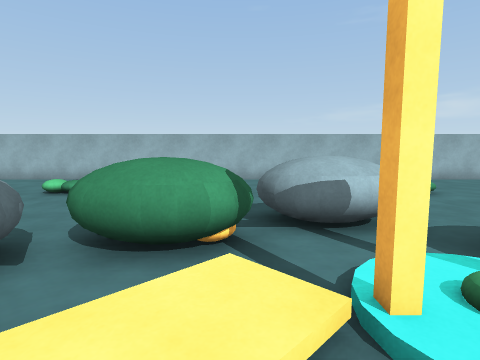
View 1 (above)

24 first-person views from a walk through a scene from a Unity 3-D project. The camera is 1.3 m above the floor, tilts 6° down and sees 80° across. The floor is counted in squares, 1 m on a side. Each view is taken from the middle of a square. On the plan, view 1 faces up. The plan holds only what a view shows up to about 13 squares ahead; the rest is blank. The place goes on beyond the plan. Some animated figures are not drawn.

View 2
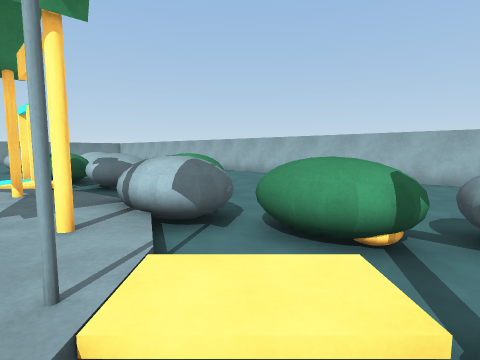

View 3
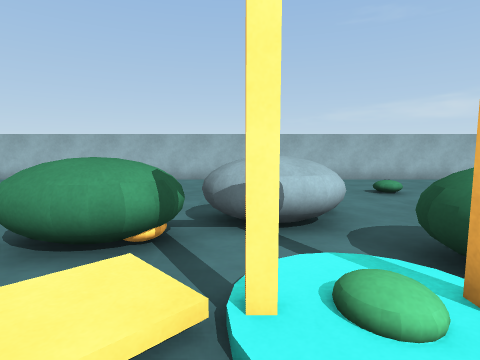

View 4
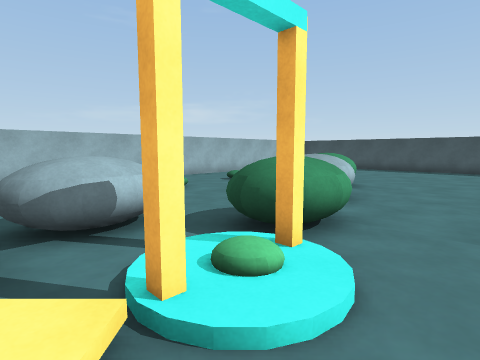

View 5
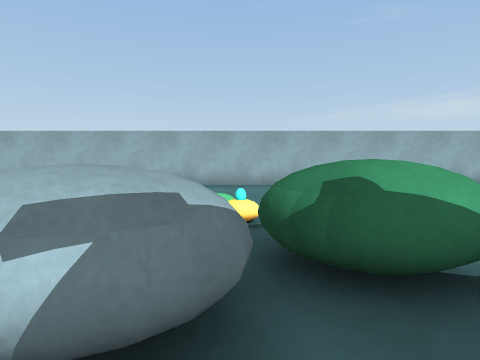

View 6
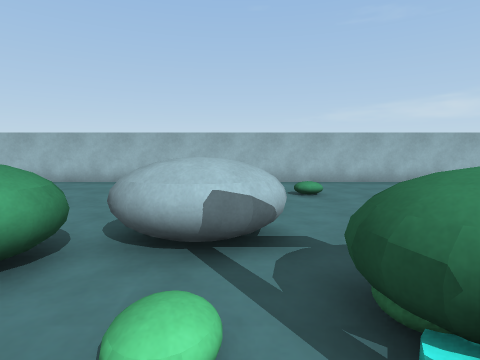

View 7
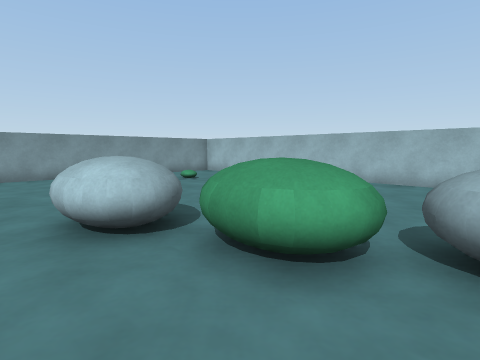

View 8
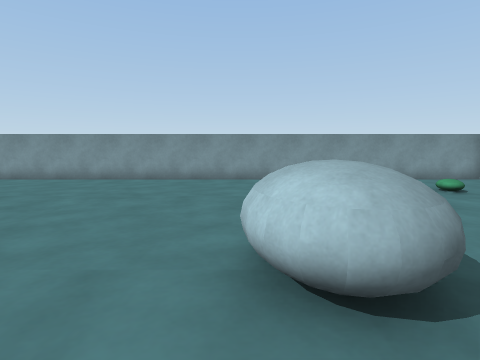

View 9
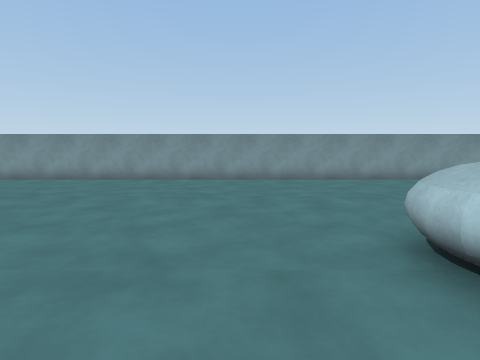

View 10
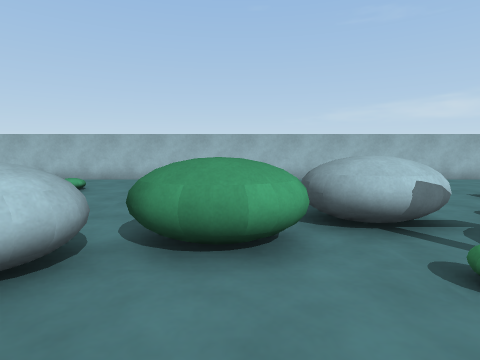

View 11
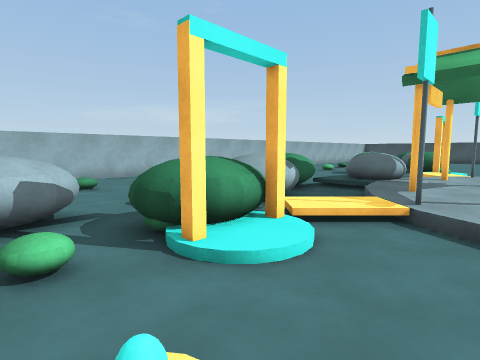

View 12
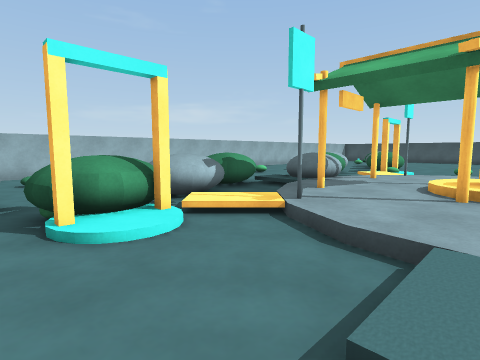

View 13
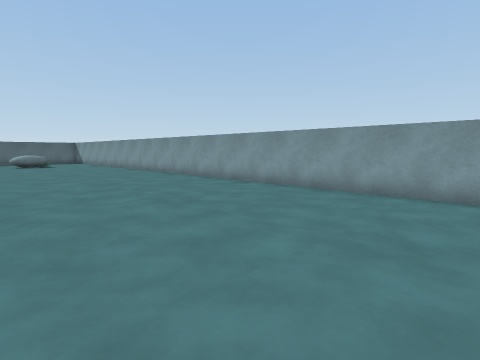

View 14
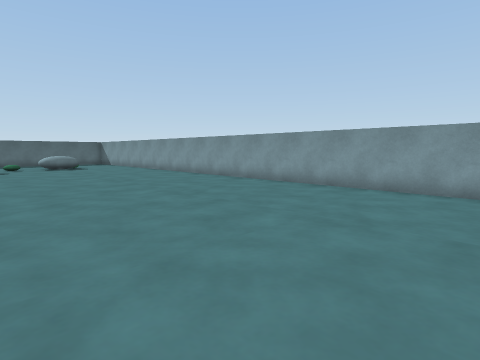

View 15
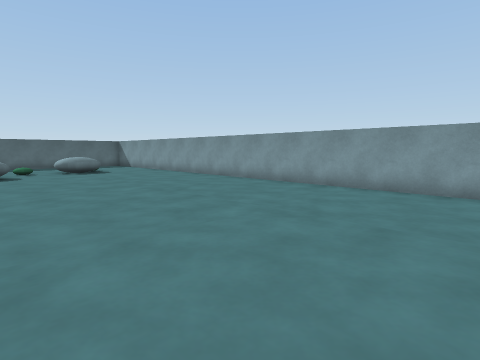

View 16
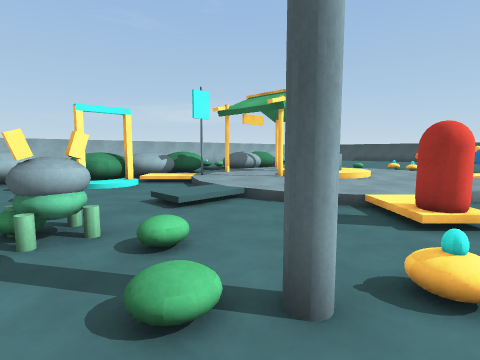

View 17
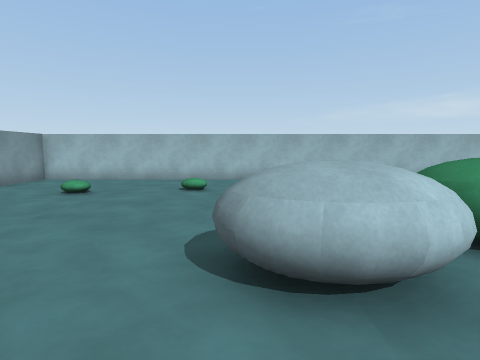

View 18
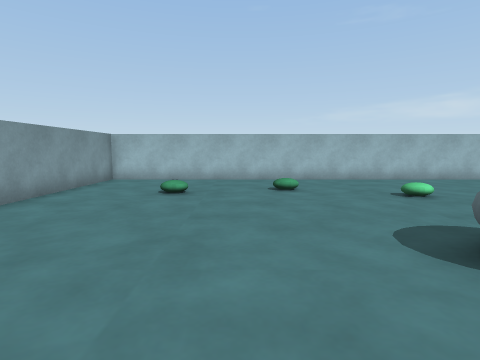

View 19
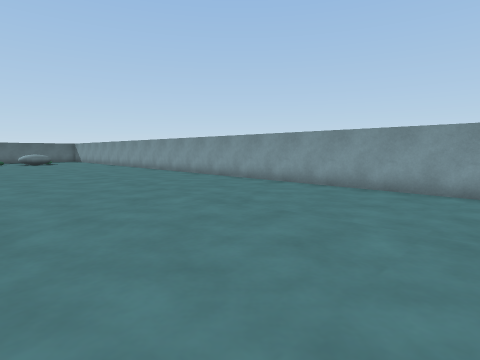

View 20
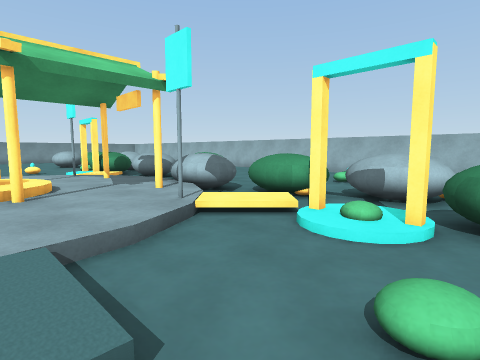

View 21
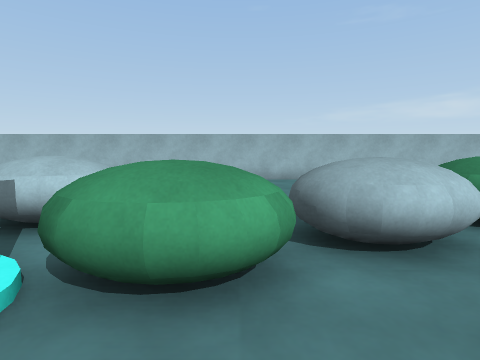

View 22
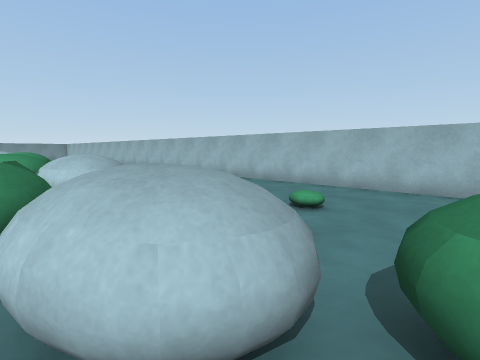

View 23
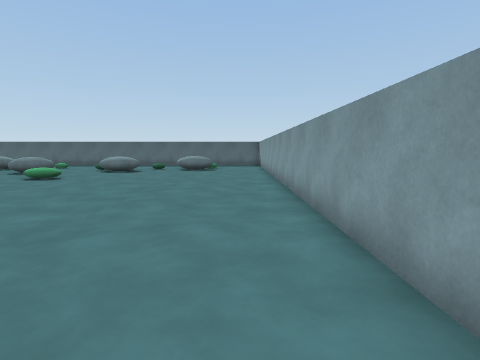

View 24
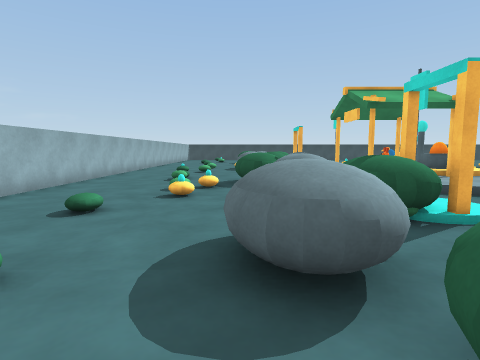

### Floor plan
Key: @ floor where view 1 was taken; # wall or solid block; x gap in a wall; . main floor; : floor 0.25 m higher than the main floor; + floor 0.5 m higher than the main floor; / step, stairs or slope; = window, fence, low wall or low ledge; ^ raised ledge; O other object.
Columns run from 30 left of view 1 to 9 right of it. Each row starts with its distance up from view 1.
 13 ########################################
 12 #.........................   ...........
 11 #.........................   ...........
 10 #.........................   ... .......
  9 #.................O.......  ...   .....O
  8 #..........O........O.....  .O.   .....
  7 #.....................O....  ... ......
  6 #..............^^......^^... ..^^=.....
  5 #........... ^^^^=..^^^^^=.. ^=^^=..= =^
  4 #........=^=^^^===^x^^^===^=^^^===^^^^^=
  3 #........^^^=^...^^^x^...^^^x^../^^^x^..
  2 #........=^=.....O^O:/./::^x./:O/O^^....
  1 #............. ..././/:O:::O://./.......
  0 #........... . ......O:::::::O@......
 -1 #...........   ...../::::/::::/....
 -2 #...........    ....:::O+O+O:::...
 -3 #..........   .O..:::::/OO  :::::..
 -4 #..........   .O....::  +O+:
 -5 #..........   ....../::::/:::
 -6 #..........   .......::::::::
 -7 #..........   .O....//:::
 -8 #.........     .O...O ./:
 -9 #..........   . .. ..
-10 #.........
-11 #..........
-12 #..........
-13 #..........
-14 #..........
-15 #..........
-16 #..........
-17 #..........
-18 #..........
-19 #..........
-20 #.........
-21 #..........
-22 #..........

Positions as (right, up) in squares from view 1, and headings:
1: (0, 0), facing up
2: (1, 0), facing up-left
3: (1, 0), facing up
4: (0, 0), facing up-right
5: (-8, 2), facing up
6: (-14, 1), facing up
7: (-15, 1), facing up-left
8: (-17, 2), facing left
9: (-17, 0), facing left
10: (-17, 0), facing up
11: (-15, -1), facing up-right
12: (-14, -3), facing up-right
13: (-21, -5), facing down-left
14: (-20, -9), facing down-left
15: (-20, -13), facing down-left
16: (-16, -9), facing up-right
17: (-21, 0), facing up
18: (-24, 0), facing up
19: (-20, -1), facing down-left
20: (4, -3), facing up-left
21: (5, 0), facing up
22: (9, 3), facing up-left
23: (-28, -12), facing down
24: (-18, 6), facing right
